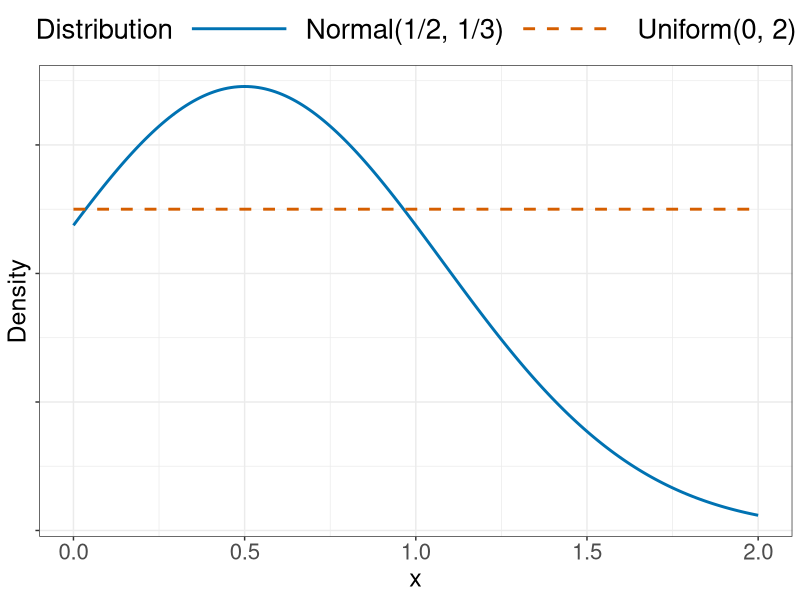

R code for this plot:
## ---- chunk 1
knitr::opts_chunk$set(echo = FALSE)
library(ggplot2)
## ---- chunk 2
x = seq(from = 0, to = 2, by = 0.01)
y = dnorm(x, mean = 1/2, sd = sqrt(1/3))
z = dunif(x, min = 0, max = 2)
n = length(x)
g = c(N = "Normal(1/2, 1/3)", U = "Uniform(0, 2)")
v = c("#0072b2", "#d55e00")
w = c("solid",   "dashed")
d = data.frame(x = rep(x, 2), y = c(y, z), g = rep(g, each = n))
p = ggplot(data = d, mapping = aes(x = x, y = y, color = g, linetype = g)) +
    geom_line(linewidth = 1) +
    scale_color_manual(values = v, name = "Distribution") +
    scale_linetype_manual(values = w, name = "Distribution") +
    xlab("x") + ylab("Density") +
    theme_bw() +
    theme(
        axis.title  = element_text(size = 18),
        axis.text.x = element_text(size = 16),
        axis.text.y = element_blank(),
        legend.position  = "top",
        legend.direction = "horizontal",
        legend.text  = element_text(size = 20),
        legend.title = element_text(size = 20),
        legend.key.width = unit(3,"cm")
    )
p
